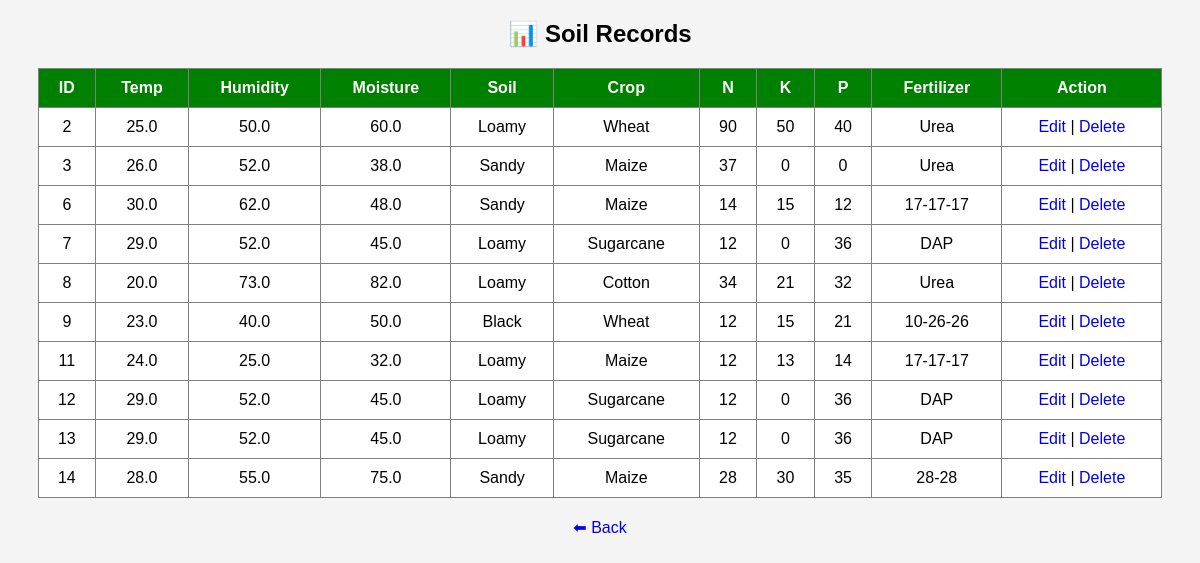
Page /view (signed in) on the committed database.
### tables this page shows
CREATE TABLE soil_data(
        id INTEGER PRIMARY KEY AUTOINCREMENT,
        temperature REAL,
        humidity REAL,
        moisture REAL,
        soil_type TEXT,
        crop_type TEXT,
        nitrogen INTEGER,
        potassium INTEGER,
        phosphorous INTEGER,
        fertilizer TEXT
    );

### app.py (the view)
@app.route('/view')
def view():
    if 'user' not in session:
        return redirect('/login')
    conn = sqlite3.connect(os.path.join(BASE_DIR, "database.db"))
    cursor = conn.cursor()
    cursor.execute("SELECT * FROM soil_data")
    data = cursor.fetchall()
    conn.close()
    return render_template('view.html', records=data)

### templates/view.html (shortened to what this page needs)
<!DOCTYPE html>
<html>
<head>
</head>
<body>
<h2>📊 Soil Records</h2>
<table>
<tr>
<th>ID</th><th>Temp</th><th>Humidity</th><th>Moisture</th>
<th>Soil</th><th>Crop</th><th>N</th><th>K</th><th>P</th><th>Fertilizer</th><th>Action</th>
</tr>
{% for row in records %}
<tr>
<td>{{ row[0] }}</td>
<td>{{ row[1] }}</td>
<td>{{ row[2] }}</td>
<td>{{ row[3] }}</td>
<td>{{ row[4] }}</td>
<td>{{ row[5] }}</td>
<td>{{ row[6] }}</td>
<td>{{ row[7] }}</td>
<td>{{ row[8] }}</td>
<td>{{ row[9] }}</td>
<td>
<a href="/edit/{{ row[0] }}">Edit</a> |
<a href="/delete/{{ row[0] }}">Delete</a>
</td>
</tr>
{% endfor %}
</table>
<a href="/dashboard">⬅ Back</a>
</body>
</html>

### templates/view.html (style rules this page uses)
body { font-family: Arial; text-align: center; background: #f4f4f4; }
table { width: 95%; margin: 20px auto; border-collapse: collapse; background: white; }
th, td { padding: 10px; border: 1px solid gray; }
th { background: green; color: white; }
a { text-decoration: none; }

### rows in the picture
soil_data: id "2", temperature "25.0", humidity "50.0", moisture "60.0", soil_type "Loamy", crop_type "Wheat", nitrogen "90", potassium "50", phosphorous "40", fertilizer "Urea"
soil_data: id "3", temperature "26.0", humidity "52.0", moisture "38.0", soil_type "Sandy", crop_type "Maize", nitrogen "37", potassium "0", phosphorous "0", fertilizer "Urea"
soil_data: id "6", temperature "30.0", humidity "62.0", moisture "48.0", soil_type "Sandy", crop_type "Maize", nitrogen "14", potassium "15", phosphorous "12", fertilizer "17-17-17"
soil_data: id "7", temperature "29.0", humidity "52.0", moisture "45.0", soil_type "Loamy", crop_type "Sugarcane", nitrogen "12", potassium "0", phosphorous "36", fertilizer "DAP"
soil_data: id "8", temperature "20.0", humidity "73.0", moisture "82.0", soil_type "Loamy", crop_type "Cotton", nitrogen "34", potassium "21", phosphorous "32", fertilizer "Urea"
soil_data: id "9", temperature "23.0", humidity "40.0", moisture "50.0", soil_type "Black", crop_type "Wheat", nitrogen "12", potassium "15", phosphorous "21", fertilizer "10-26-26"
soil_data: id "11", temperature "24.0", humidity "25.0", moisture "32.0", soil_type "Loamy", crop_type "Maize", nitrogen "12", potassium "13", phosphorous "14", fertilizer "17-17-17"
soil_data: id "12", temperature "29.0", humidity "52.0", moisture "45.0", soil_type "Loamy", crop_type "Sugarcane", nitrogen "12", potassium "0", phosphorous "36", fertilizer "DAP"
soil_data: id "13", temperature "29.0", humidity "52.0", moisture "45.0", soil_type "Loamy", crop_type "Sugarcane", nitrogen "12", potassium "0", phosphorous "36", fertilizer "DAP"
soil_data: id "14", temperature "28.0", humidity "55.0", moisture "75.0", soil_type "Sandy", crop_type "Maize", nitrogen "28", potassium "30", phosphorous "35", fertilizer "28-28"
